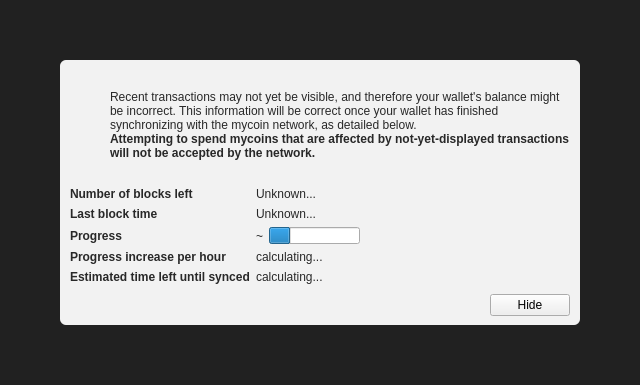
<?xml version="1.0" encoding="UTF-8"?>
<ui version="4.0">
 <class>ModalOverlay</class>
 <widget class="ModalOverlay" name="ModalOverlay">
  <property name="geometry">
   <rect>
    <x>0</x>
    <y>0</y>
    <width>640</width>
    <height>385</height>
   </rect>
  </property>
  <property name="windowTitle">
   <string>Form</string>
  </property>
  <layout class="QVBoxLayout" name="verticalLayout" stretch="0">
   <property name="sizeConstraint">
    <enum>QLayout::SetDefaultConstraint</enum>
   </property>
   <property name="leftMargin">
    <number>0</number>
   </property>
   <property name="topMargin">
    <number>0</number>
   </property>
   <property name="rightMargin">
    <number>0</number>
   </property>
   <property name="bottomMargin">
    <number>0</number>
   </property>
   <item>
    <widget class="QWidget" name="bgWidget" native="true">
     <property name="styleSheet">
      <string notr="true">#bgWidget { background: rgba(0,0,0,220); }</string>
     </property>
     <layout class="QVBoxLayout" name="verticalLayoutMain" stretch="1">
      <property name="leftMargin">
       <number>60</number>
      </property>
      <property name="topMargin">
       <number>60</number>
      </property>
      <property name="rightMargin">
       <number>60</number>
      </property>
      <property name="bottomMargin">
       <number>60</number>
      </property>
      <item>
       <widget class="QWidget" name="contentWidget" native="true">
        <property name="styleSheet">
         <string notr="true">#contentWidget { background: rgba(255,255,255,240); border-radius: 6px; }

QLabel { color: rgb(40,40,40);  }</string>
        </property>
        <layout class="QVBoxLayout" name="verticalLayoutSub" stretch="1,0,0,0">
         <property name="spacing">
          <number>0</number>
         </property>
         <property name="leftMargin">
          <number>10</number>
         </property>
         <property name="topMargin">
          <number>10</number>
         </property>
         <property name="rightMargin">
          <number>10</number>
         </property>
         <property name="bottomMargin">
          <number>10</number>
         </property>
         <item>
          <layout class="QHBoxLayout" name="horizontalLayoutIconText" stretch="0,1">
           <property name="topMargin">
            <number>20</number>
           </property>
           <item>
            <layout class="QVBoxLayout" name="verticalLayoutIcon">
             <property name="leftMargin">
              <number>0</number>
             </property>
             <item>
              <widget class="QPushButton" name="warningIcon">
               <property name="enabled">
                <bool>false</bool>
               </property>
               <property name="text">
                <string/>
               </property>
               <property name="icon">
                <iconset>
                 <normaloff>:/icons/warning</normaloff>
                 <disabledoff>:/icons/warning</disabledoff>:/icons/warning</iconset>
               </property>
               <property name="iconSize">
                <size>
                 <width>48</width>
                 <height>48</height>
                </size>
               </property>
               <property name="flat">
                <bool>true</bool>
               </property>
              </widget>
             </item>
             <item>
              <spacer name="verticalSpacerWarningIcon">
               <property name="orientation">
                <enum>Qt::Vertical</enum>
               </property>
               <property name="sizeHint" stdset="0">
                <size>
                 <width>20</width>
                 <height>40</height>
                </size>
               </property>
              </spacer>
             </item>
            </layout>
           </item>
           <item>
            <layout class="QVBoxLayout" name="verticalLayoutInfoText">
             <property name="leftMargin">
              <number>0</number>
             </property>
             <property name="topMargin">
              <number>0</number>
             </property>
             <item>
              <widget class="QLabel" name="infoText">
               <property name="text">
                <string>Recent transactions may not yet be visible, and therefore your wallet's balance might be incorrect. This information will be correct once your wallet has finished synchronizing with the mycoin network, as detailed below.</string>
               </property>
               <property name="textFormat">
                <enum>Qt::RichText</enum>
               </property>
               <property name="wordWrap">
                <bool>true</bool>
               </property>
              </widget>
             </item>
             <item>
              <widget class="QLabel" name="infoTextStrong">
               <property name="font">
                <font>
                 <weight>75</weight>
                 <bold>true</bold>
                </font>
               </property>
               <property name="text">
                <string>Attempting to spend mycoins that are affected by not-yet-displayed transactions will not be accepted by the network.</string>
               </property>
               <property name="textFormat">
                <enum>Qt::RichText</enum>
               </property>
               <property name="wordWrap">
                <bool>true</bool>
               </property>
              </widget>
             </item>
             <item>
              <spacer name="verticalSpacerInTextSpace">
               <property name="orientation">
                <enum>Qt::Vertical</enum>
               </property>
               <property name="sizeHint" stdset="0">
                <size>
                 <width>20</width>
                 <height>40</height>
                </size>
               </property>
              </spacer>
             </item>
            </layout>
           </item>
          </layout>
         </item>
         <item>
          <spacer name="verticalSpacerAfterText">
           <property name="orientation">
            <enum>Qt::Vertical</enum>
           </property>
           <property name="sizeHint" stdset="0">
            <size>
             <width>20</width>
             <height>40</height>
            </size>
           </property>
          </spacer>
         </item>
         <item>
          <layout class="QFormLayout" name="formLayout">
           <property name="fieldGrowthPolicy">
            <enum>QFormLayout::FieldsStayAtSizeHint</enum>
           </property>
           <property name="horizontalSpacing">
            <number>6</number>
           </property>
           <property name="verticalSpacing">
            <number>6</number>
           </property>
           <property name="topMargin">
            <number>10</number>
           </property>
           <item row="0" column="0">
            <widget class="QLabel" name="labelNumberOfBlocksLeft">
             <property name="font">
              <font>
               <weight>75</weight>
               <bold>true</bold>
              </font>
             </property>
             <property name="text">
              <string>Number of blocks left</string>
             </property>
            </widget>
           </item>
           <item row="0" column="1">
            <widget class="QLabel" name="numberOfBlocksLeft">
             <property name="text">
              <string>Unknown...</string>
             </property>
            </widget>
           </item>
           <item row="1" column="0">
            <widget class="QLabel" name="labelLastBlockTime">
             <property name="font">
              <font>
               <weight>75</weight>
               <bold>true</bold>
              </font>
             </property>
             <property name="text">
              <string>Last block time</string>
             </property>
            </widget>
           </item>
           <item row="1" column="1">
            <widget class="QLabel" name="newestBlockDate">
             <property name="sizePolicy">
              <sizepolicy hsizetype="Maximum" vsizetype="Preferred">
               <horstretch>0</horstretch>
               <verstretch>0</verstretch>
              </sizepolicy>
             </property>
             <property name="text">
              <string>Unknown...</string>
             </property>
            </widget>
           </item>
           <item row="2" column="0">
            <widget class="QLabel" name="labelSyncDone">
             <property name="font">
              <font>
               <weight>75</weight>
               <bold>true</bold>
              </font>
             </property>
             <property name="text">
              <string>Progress</string>
             </property>
            </widget>
           </item>
           <item row="2" column="1">
            <layout class="QHBoxLayout" name="horizontalLayoutSync" stretch="0,1">
             <item>
              <widget class="QLabel" name="percentageProgress">
               <property name="text">
                <string notr="true">~</string>
               </property>
              </widget>
             </item>
             <item>
              <widget class="QProgressBar" name="progressBar">
               <property name="value">
                <number>24</number>
               </property>
               <property name="format">
                <string/>
               </property>
              </widget>
             </item>
            </layout>
           </item>
           <item row="4" column="0">
            <widget class="QLabel" name="labelProgressIncrease">
             <property name="font">
              <font>
               <weight>75</weight>
               <bold>true</bold>
              </font>
             </property>
             <property name="text">
              <string>Progress increase per hour</string>
             </property>
            </widget>
           </item>
           <item row="4" column="1">
            <widget class="QLabel" name="progressIncreasePerH">
             <property name="text">
              <string>calculating...</string>
             </property>
            </widget>
           </item>
           <item row="5" column="0">
            <widget class="QLabel" name="labelEstimatedTimeLeft">
             <property name="font">
              <font>
               <weight>75</weight>
               <bold>true</bold>
              </font>
             </property>
             <property name="text">
              <string>Estimated time left until synced</string>
             </property>
            </widget>
           </item>
           <item row="5" column="1">
            <widget class="QLabel" name="expectedTimeLeft">
             <property name="text">
              <string>calculating...</string>
             </property>
            </widget>
           </item>
          </layout>
         </item>
         <item>
          <layout class="QHBoxLayout" name="horizontalLayoutButtons">
           <property name="leftMargin">
            <number>10</number>
           </property>
           <property name="topMargin">
            <number>10</number>
           </property>
           <item>
            <spacer name="horizontalSpacer">
             <property name="orientation">
              <enum>Qt::Horizontal</enum>
             </property>
             <property name="sizeHint" stdset="0">
              <size>
               <width>40</width>
               <height>20</height>
              </size>
             </property>
            </spacer>
           </item>
           <item>
            <widget class="QPushButton" name="closeButton">
             <property name="text">
              <string>Hide</string>
             </property>
            </widget>
           </item>
          </layout>
         </item>
        </layout>
       </widget>
      </item>
     </layout>
    </widget>
   </item>
  </layout>
 </widget>
 <customwidgets>
  <customwidget>
   <class>ModalOverlay</class>
   <extends>QWidget</extends>
   <header>qt/modaloverlay.h</header>
   <container>1</container>
  </customwidget>
 </customwidgets>
 <resources/>
 <connections/>
</ui>
